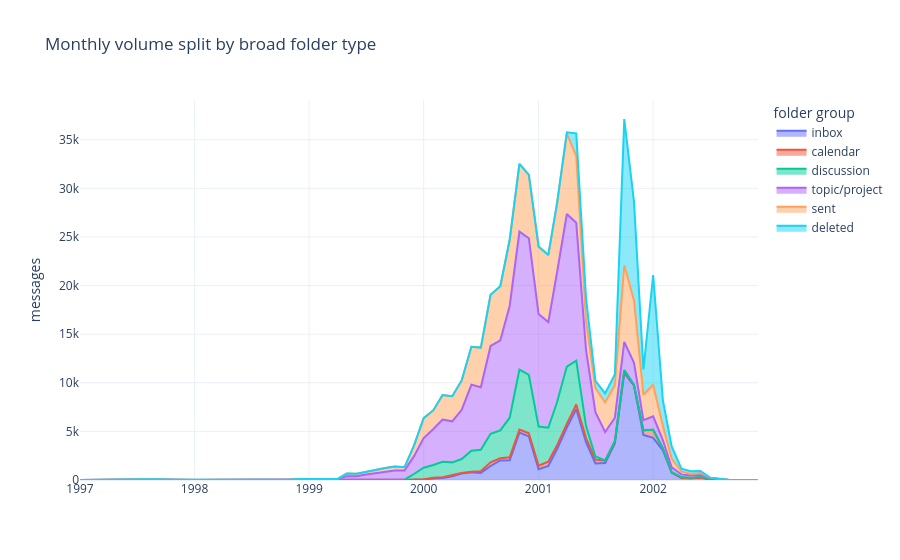

Notebook code for this chart:
### Code cell
monthly_group = (
    dated.groupby(["month", "folder_group"], observed=True)
    .size()
    .rename("messages")
    .reset_index()
)
monthly_group["month_dt"] = pd.to_datetime(monthly_group["month"].astype(str))
fig = px.area(
    monthly_group,
    x="month_dt",
    y="messages",
    color="folder_group",
    title="Monthly volume split by broad folder type",
    labels={"month_dt": "", "messages": "messages", "folder_group": "folder group"},
)
fig.write_html(PLOT_DIR / "monthly_folder_area.html", include_plotlyjs="cdn")
fig.show()
